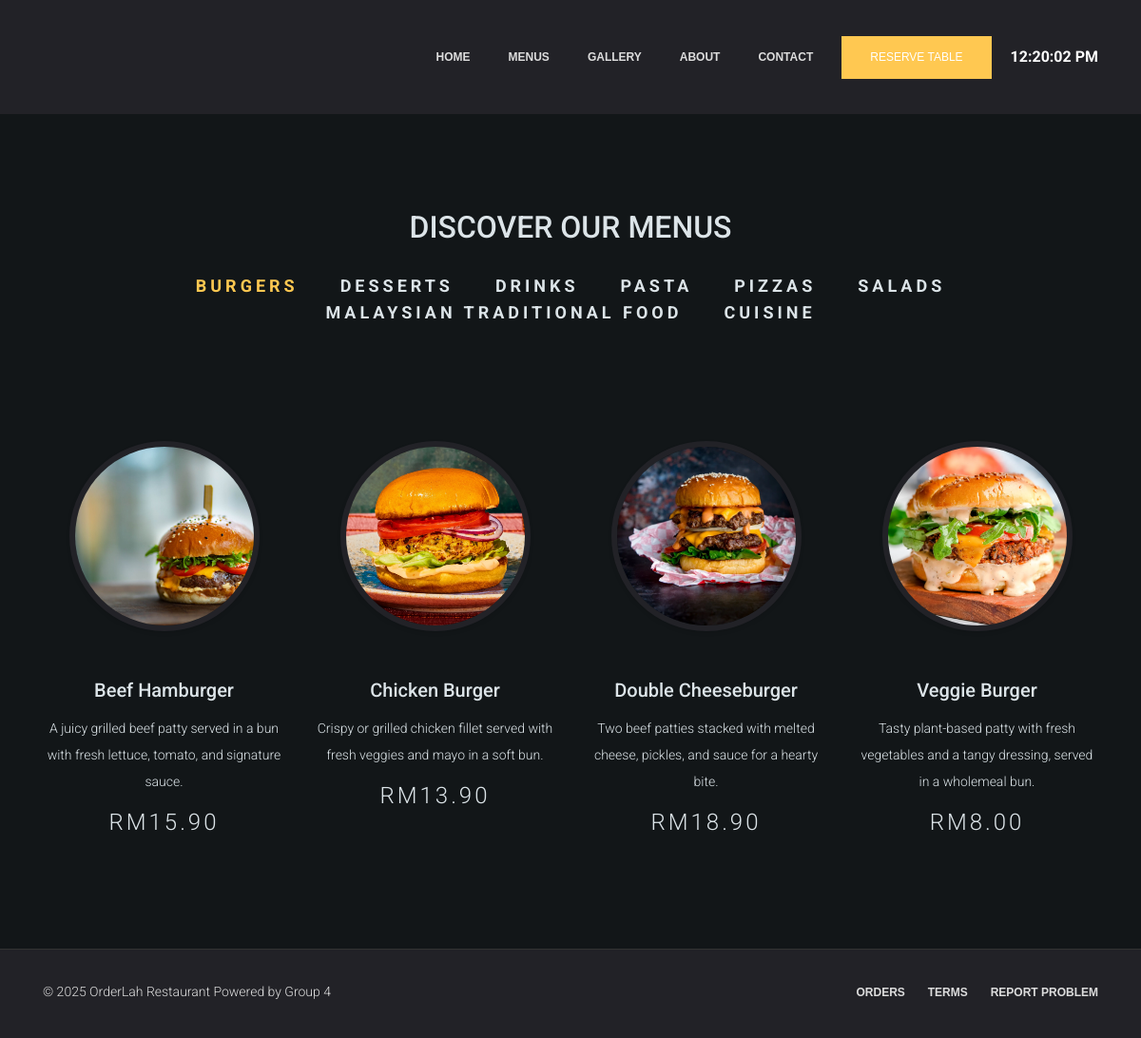
Page /menu.php on the committed database.
### tables this page shows
CREATE TABLE `menu_categories` (
  `category_id` int(3) NOT NULL,
  `category_name` varchar(50) NOT NULL
);

CREATE TABLE `menus` (
  `menu_id` int(5) NOT NULL,
  `menu_name` varchar(100) NOT NULL,
  `menu_description` varchar(255) NOT NULL,
  `menu_price` decimal(6,2) NOT NULL,
  `menu_image` varchar(255) NOT NULL,
  `category_id` int(3) NOT NULL
);

### menu.php (the view, shortened to what this page needs)
<?php
    include "connect.php";
    include "Includes/templates/header.php";
    include "Includes/templates/navbar.php";
?>
	<section class="our_menus" id="menus">
		<div class="container">
			<h2 style="text-align: center;margin-bottom: 30px">DISCOVER OUR MENUS</h2>
			<div class="menus_tabs">
				<div class="menus_tabs_picker">
					<ul style="text-align: center;margin-bottom: 70px">
						<?php
	                        $stmt = $con->prepare("Select * from menu_categories");
	                        $stmt->execute();
	                        $rows = $stmt->fetchAll();
	                        $x = 0;
	                        foreach($rows as $row)
	                        {
	                        	if($x == 0)
	                        	{
	                        		echo "<li class = 'menu_category_name tab_category_links active_category' onclick=showCategoryMenus(event,'".str_replace(' ', '', $row['category_name'])."')>";
	                        			echo $row['category_name'];
	                        		echo "</li>";
	                        	}
	                        	else
	                        	{
	                        		echo "<li class = 'menu_category_name tab_category_links' onclick=showCategoryMenus(event,'".str_replace(' ', '', $row['category_name'])."')>";
	                        			echo $row['category_name'];
	                        		echo "</li>";
	                        	}
	                        	$x++;
	                        }
						?>
					</ul>
				</div>
				<div class="menus_tab">
					<?php
                        $stmt = $con->prepare("Select * from menu_categories");
                        $stmt->execute();
                        $rows = $stmt->fetchAll();
                        $i = 0;
                        foreach($rows as $row)
                        {
                            if($i == 0)
                            {
                                echo '<div class="menu_item  tab_category_content" id="'.str_replace(' ', '', $row['category_name']).'" style=display:block>';
                                    $stmt_menus = $con->prepare("Select * from menus where category_id = ?");
                                    $stmt_menus->execute(array($row['category_id']));
                                    $rows_menus = $stmt_menus->fetchAll();
                                    echo "<div class='row'>";
	                                    foreach($rows_menus as $menu)
	                                    {
	                                        ?>
	                                            <div class="col-md-4 col-lg-3 menu-column">
	                                                <div class="thumbnail" style="cursor:pointer">
	                                                    <?php $source = "admin/Uploads/images/".$menu['menu_image']; ?>
	                                                    <div class="menu-image">
													        <div class="image-preview">
													            <div style="background-image: url('<?php echo $source; ?>');"></div>
													        </div>
													    </div>
	                                                    <div class="caption">
	                                                        <h5>
	                                                            <?php echo $menu['menu_name'];?>
	                                                        </h5>
	                                                        <p>
	                                                            <?php echo $menu['menu_description']; ?>
	                                                        </p>
	                                                        <span class="menu_price">
	                                                        	<?php echo "RM".$menu['menu_price']; ?>
	                                                        </span>
	                                                    </div>
	                                                </div>
	                                            </div>
	                                        <?php
	                                    }
	                                echo "</div>";
                                echo '</div>';
                            }
                            $i++;
                        }
                        echo "</div>";
                    ?>
				</div>
			</div>
	</section>
    <?php include "Includes/templates/footer.php"; ?>

### Design/css/main.css (style rules this page uses)
ul { display: block; list-style: none; padding: 0; margin: 0; }
html { scroll-behavior: smooth; }
body { font-family: 'Roboto', sans-serif; font-size: 16px; line-height: 28px; font-weight: 300; }
.thumbnail { display: block; margin-bottom: 20px; line-height: 1.42857143; background-color: #fff; -webkit-transition: border .2s ease-in-out; -o-transition: border .2s ease-in-out; transition: border .2s ease-in-out; text-align: center; background: inherit; }
.our_menus, .image-gallery { color: #dce4e8; padding: 100px 0px; background:#121618; }
.menu_category_name { display: inline-block; cursor: pointer; vertical-align: top; font-size: 18px; line-height: 26px; letter-spacing: 4px; font-weight: 700; text-transform: uppercase; margin: 0 22px; -webkit-transition: all .3s; transition: all .3s; }
.tab_category_content { display: none; }
.active_category { color: #ffc851; }
.menu-image { position: relative; max-width: 200px; margin: 50px auto; }
.menu-image .image-preview { width: 200px; height: 200px; position: relative; border-radius: 100%; border: 6px solid #222227; box-shadow: 0px 2px 4px 0px rgba(0, 0, 0, 0.1); }
.menu-image .image-preview > div { width: 100%; height: 100%; border-radius: 100%; background-size: cover; background-repeat: no-repeat; background-position: center; }
.thumbnail>.caption>p { font-size: 14px; line-height: 28px; margin-top: 14px; }
.menu_price { font-size: 24px; line-height: 26px; letter-spacing: 3px; display: block; }

### rows in the picture
menu_categories: category_name "BURGERS"
menu_categories: category_name "DESSERTS"
menu_categories: category_name "DRINKS"
menu_categories: category_name "PASTA"
menu_categories: category_name "PIZZAS"
menu_categories: category_name "SALADS"
menu_categories: category_name "MALAYSIAN TRADITIONAL FOOD"
menu_categories: category_name "CUISINE"
menus: menu_image (picture), menu_name "Beef Hamburger", menu_description "A juicy grilled beef patty served in a bun with fresh lettuce, tomato, and signature sauce.", menu_price "15.90"
menus: menu_image (picture), menu_name "Chicken Burger", menu_description "Crispy or grilled chicken fillet served with fresh veggies and mayo in a soft bun.", menu_price "13.90"
menus: menu_image (picture), menu_name "Double Cheeseburger", menu_description "Two beef patties stacked with melted cheese, pickles, and sauce for a hearty bite.", menu_price "18.90"
menus: menu_image (picture), menu_name "Veggie Burger", menu_description "Tasty plant-based patty with fresh vegetables and a tangy dressing, served in a wholemeal bun.", menu_price "8.00"
